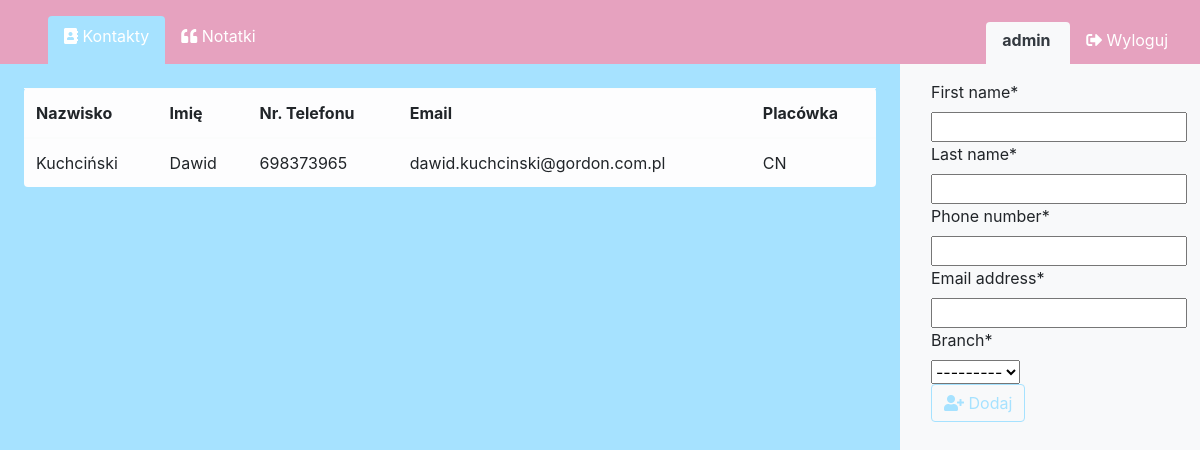
The app's page /kontakty/ (signed in), older data.
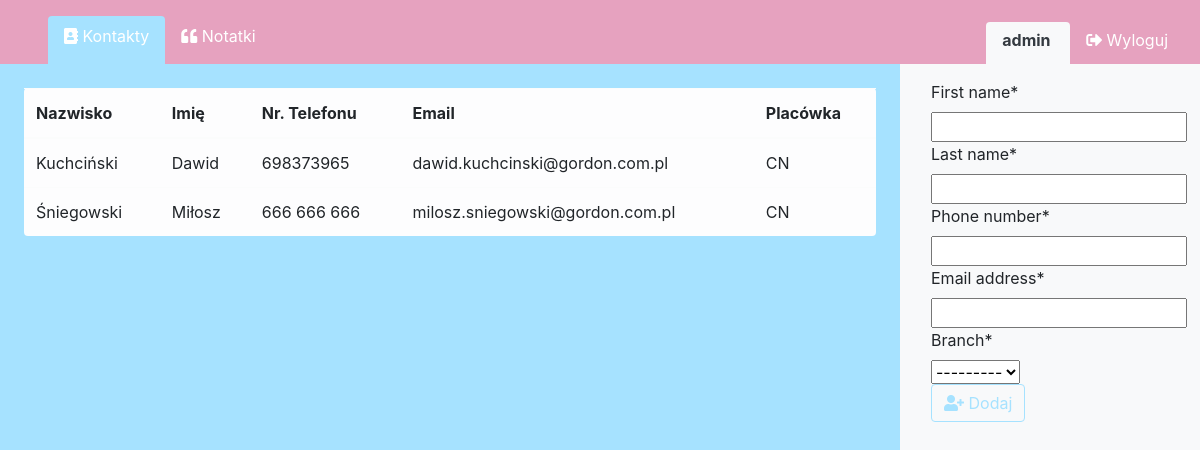
The same page, newer data.
### contacts/models.py (models this page shows, shortened)
class Contact(models.Model):
    first_name = models.CharField(max_length=254)
    last_name = models.CharField(max_length=254)
    phone_number = models.CharField(max_length=15)
    email_address = models.EmailField(max_length=254)
    company_name = models.CharField(max_length=50)
    branch = models.ForeignKey(Branch, on_delete=models.CASCADE)

class Branch(models.Model):
    branch_shortcut = models.CharField(max_length=50)
    branch_phone_number = models.CharField(max_length=15)
    branch_email_address = models.EmailField(max_length=254)
    branch_city = models.CharField(max_length=50)
    branch_street = models.CharField(max_length=50)
    def __str__(self):
        return self.branch_shortcut

### contacts/views.py (the view, shortened to what this page needs)
# urls.py: path('', views.contactindex, name='kontakty')
def contactindex(request):
    contact_lst = Contact.objects.order_by('last_name', 'first_name')
    contact_dckt = {'contact':contact_lst}
    form = AddContact()
    contact_dckt['form'] = form
    return render(request, 'contacts/contacts.html', context=contact_dckt)

### contacts/forms.py
class AddContact(forms.ModelForm):
    class Meta:
        model = Contact
        exclude = ['company_name']

### templates/contacts/contacts.html (shortened to what this page needs)
{% extends 'base.html' %}
{% load crispy_forms_tags %}
{% block content %}
        <a class="nav-link active rounded-top pb-3 mt-2" href="{% url 'kontakty' %}"><i class="fas fa-address-book"></i> Kontakty</a>
      </li>
      <li class="nav-item">
        <a class="nav-link mt-2 pb-3" href="{% url 'notatki' %}"><i class="fas fa-quote-left"></i> Notatki</a>
      </li>
    </ul>
    <span class="navbar-text pb-0 mb-0">
        <span class="text-white bg-light text-dark rounded-top font-weight-bold mt-2 pb-3"  style="padding: .5rem 1rem;">
            {{ user.username }}
        </span>
        <a href="{% url 'logout' %}" style="padding: .5rem 1rem;">
            <i class="fas fa-sign-out-alt"></i> Wyloguj
        </a>
    </span>
  </nav>
  <main class="container-fluid">
    <div class="row h-100">
        <div class="col-lg-9 p-4">
            {% if contact %}
                <table class="table rounded table-light table-hover">
                    <thead>
                        <tr>
                            <th scope="col">Nazwisko</th>
                            <th scope="col">Imię</th>
                            <th scope="col">Nr. Telefonu</th>
                            <th scope="col">Email</th>
                            <th scope="col">Placówka</th>
                        </tr>
                    </thead>
                    <tbody>
                        {% for ctcts in contact %}
                            <tr>
                                <td>{{ ctcts.last_name }}</td><td>{{ ctcts.first_name }}</td><td>{{ ctcts.phone_number }}</td><td>{{ ctcts.email_address }}</td><td>{{ ctcts.branch }}</td>
                            </tr>
                        {% endfor %}
                    </tbody>
                </table>
            {% else %}
                Brak kontaktów do wyświetlenia
            {% endif %}
        </div>
        <div class="col-lg-3 bg-light h-100 right-0 position-fixed">
            <form method="POST" class="form p-3">
                {{ form|crispy }}
                <button type="submit" class="btn btn-outline-info"><i class="fas fa-user-plus"></i> Dodaj</button>
            </form>
        </div>
    </div>
{% endblock %}

### templates/base.html (shortened to what this page needs)
<!DOCTYPE html>
<html>
<head>
  {% load bootstrap4 %}
  {% load staticfiles %}
  {% bootstrap_css %}
  <link rel="stylesheet" href="{% static 'css/style.css' %}" />
  <link rel="stylesheet" href="https://use.fontawesome.com/releases/v5.7.0/css/all.css">
</head>
<body class="bg-color">
  <nav class="navbar sticky-top navbar-light bg-nav pb-0 pl-5">
    <ul class="nav nav-pills">
      <li class="nav-item">
    {% if user.is_authenticated %}
        {% block content %}
        {% endblock %}
    {% else %}
        <meta http-equiv="REFRESH" content="0;url='{% url 'login' %}'">
    {% endif %}
  </main>
</body>
</html>

### static/css/style.css (style rules this page uses)
.bg-color { background-color: #a6e2ff; }
.bg-nav { background-color: #e6a2bf; }
.nav-pills .nav-link.active, .nav-pills .show > .nav-link { background-color: #a6e2ff; color: #fff; border-radius: 0; }
a { color: #fff !important; }
.btn-outline-info { color: #a6e2ff; border-color: #a6e2ff; }
.right-0 { right: 0; }

Row changes from the older to the newer data that the page shows:
added Contact: last_name "Śniegowski", first_name "Miłosz", phone_number "666 666 666", email_address "milosz.sniegowski@gordon.com.pl", branch "CN"
